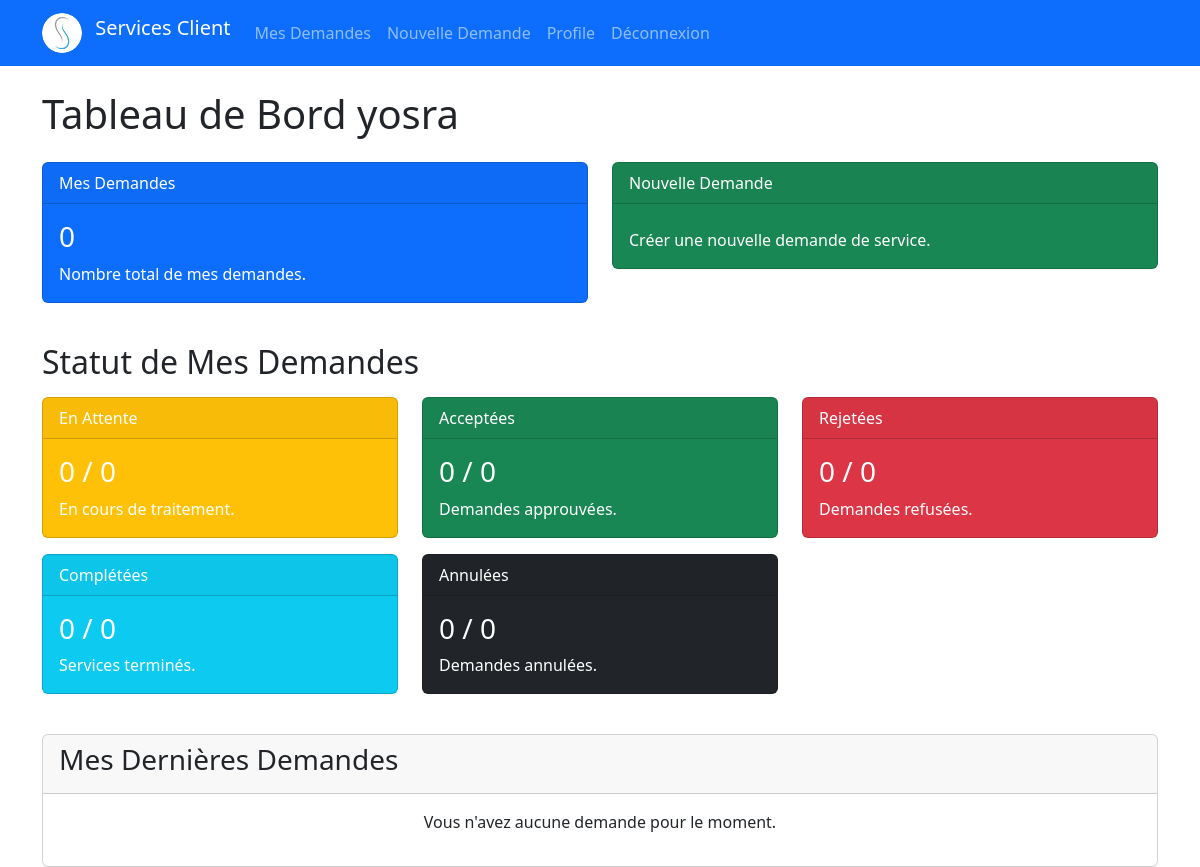
/admindashboard/client/ (signed in), run on an earlier commit of the app's database.
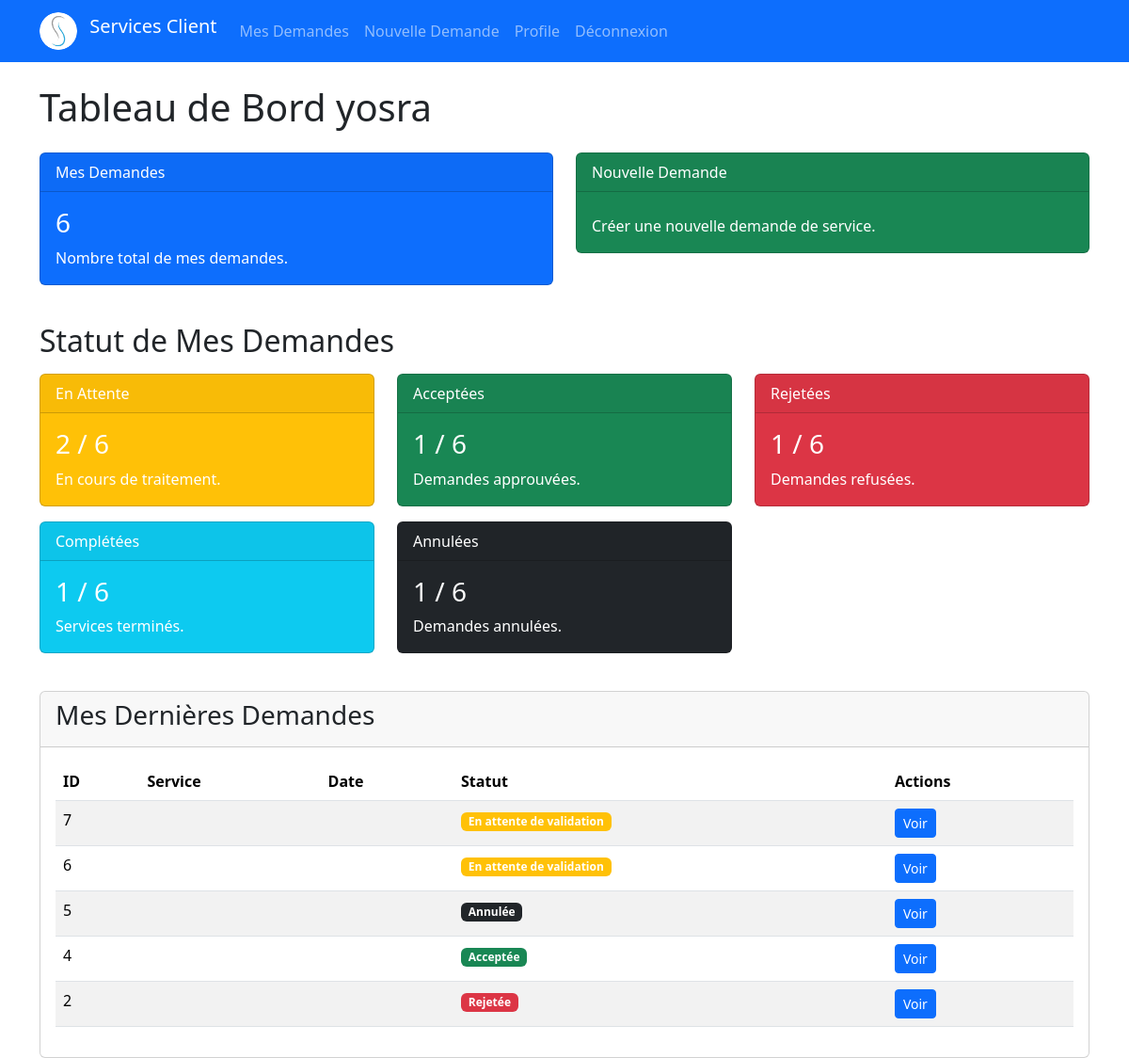
And on a later commit of the database.
### demande/models.py (models this page shows, shortened)
class Demande(models.Model):
    STATUT_CHOICES = [
        ('en_attente', 'En attente de validation'),
        ('acceptee', 'Acceptée'),
        ('rejetee', 'Rejetée'),
        ('completee', 'Complétée'),
        ('annulee', 'Annulée'), # Un client pourrait annuler
    ]
    client = models.ForeignKey(settings.AUTH_USER_MODEL, on_delete=models.CASCADE, related_name='demandes')
    article = models.ForeignKey(Article, on_delete=models.CASCADE, related_name='demandes_liees')
    details_service = models.TextField(help_text="Décrivez le service que vous demandez pour cet article.")
    statut = models.CharField(max_length=20, choices=STATUT_CHOICES, default='en_attente')
    date_demande = models.DateTimeField(auto_now_add=True)
    date_fixee = models.DateTimeField(null=True, blank=True, help_text="Date fixée par l'administrateur si la demande est acceptée.")
    validee_par = models.ForeignKey(settings.AUTH_USER_MODEL, on_delete=models.SET_NULL, null=True, blank=True, related_name='demandes_validees')
    class Meta:
        ordering = ['-date_demande'] # Trie les demandes par date de demande décroissante

### dashboard/views.py (the view)
# urls.py: path('client/', views.client_dashboard, name='client_dashboard'), # URL pour le tableau de bord client
@login_required
def client_dashboard(request):
    mes_demandes = Demande.objects.filter(client=request.user)
    context = {
        'page_title': 'Mon Tableau de Bord',
        'total_mes_demandes': mes_demandes.count(),
        'mes_demandes_en_attente': mes_demandes.filter(statut='en_attente').count(),
        'mes_demandes_acceptees': mes_demandes.filter(statut='acceptee').count(),
        'mes_demandes_rejetees': mes_demandes.filter(statut='rejetee').count(),
        'mes_demandes_completees': mes_demandes.filter(statut='completee').count(),
        'mes_demandes_annulees': mes_demandes.filter(statut='annulee').count(),
        'dernieres_demandes': mes_demandes.order_by('-date_demande')[:5]
    }
    return render(request, 'dashboard/client_dashboard.html', context)

### dashboard/templates/dashboard/client_dashboard.html (shortened to what the changed rows need)
{% extends 'base.html' %}
{% load static %}
{% block content %}
    <h1 class="mb-4">Tableau de Bord {{user.username}}</h1>
    <div class="row mb-4">
        <div class="col-md-6">
            <a href="{% url 'demande:my_demandes' %}" style="text-decoration: none;">
                <div class="card text-white bg-primary mb-3">
                    <div class="card-body">
                        <h5 class="card-title fs-3">{{ total_mes_demandes }}</h5>
                        <p class="card-text">Nombre total de mes demandes.</p>
                    </div>
                </div>
            </a>
        </div>
    </div>
    <h2 class="mb-3">Statut de Mes Demandes</h2>
    <div class="row">
        <div class="col-md-4">
            <a href="{% url 'demande:my_demandes' %}?statut=en_attente" style="text-decoration: none;">
                <div class="card text-white bg-warning mb-3">
                    <div class="card-body">
                        <h5 class="card-title fs-3">{{ mes_demandes_en_attente }} / {{ total_mes_demandes }}</h5>
                        <p class="card-text">En cours de traitement.</p>
                    </div>
                </div>
            </a>
        </div>
        <div class="col-md-4">
            <a href="{% url 'demande:my_demandes' %}?statut=acceptee" style="text-decoration: none;">
                <div class="card text-white bg-success mb-3">
                    <div class="card-body">
                        <h5 class="card-title fs-3">{{ mes_demandes_acceptees }} / {{ total_mes_demandes }}</h5>
                        <p class="card-text">Demandes approuvées.</p>
                    </div>
                </div>
            </a>
        </div>
        <div class="col-md-4">
            <a href="{% url 'demande:my_demandes' %}?statut=rejetee" style="text-decoration: none;">
                <div class="card text-white bg-danger mb-3">
                    <div class="card-body">
                        <h5 class="card-title fs-3">{{ mes_demandes_rejetees }} / {{ total_mes_demandes }}</h5>
                        <p class="card-text">Demandes refusées.</p>
                    </div>
                </div>
            </a>
        </div>
        <div class="col-md-4">
            <a href="{% url 'demande:my_demandes' %}?statut=completee" style="text-decoration: none;">
                <div class="card text-white bg-info mb-3">
                    <div class="card-body">
                        <h5 class="card-title fs-3">{{ mes_demandes_completees }} / {{ total_mes_demandes }}</h5>
                        <p class="card-text">Services terminés.</p>
                    </div>
                </div>
            </a>
        </div>
        <div class="col-md-4">
            <a href="{% url 'demande:my_demandes' %}?statut=annulee" style="text-decoration: none;">
                <div class="card text-white bg-dark mb-3">
                    <div class="card-body">
                        <h5 class="card-title fs-3">{{ mes_demandes_annulees }} / {{ total_mes_demandes }}</h5>
                        <p class="card-text">Demandes annulées.</p>
                    </div>
                </div>
            </a>
        </div>
    </div>
    <div class="row mt-4">
        <div class="col-12">
            <div class="card">
                <div class="card-body">
                    {% if dernieres_demandes %}
                        <div class="table-responsive">
                            <table class="table table-striped">
                                <thead>
                                    <tr>
                                        <th>ID</th>
                                        <th>Service</th>
                                        <th>Date</th>
                                        <th>Statut</th>
                                        <th>Actions</th>
                                    </tr>
                                </thead>
                                <tbody>
                                    {% for demande in dernieres_demandes %}
                                    <tr>
                                        <td>{{ demande.id }}</td>
                                        <td>{{ demande.service.nom }}</td>
                                        <td>{{ demande.date_creation|date:"d/m/Y" }}</td>
                                        <td>
                                            <span class="badge
                                                {% if demande.statut == 'en_attente' %}bg-warning
                                                {% elif demande.statut == 'acceptee' %}bg-success
                                                {% elif demande.statut == 'rejetee' %}bg-danger
                                                {% elif demande.statut == 'completee' %}bg-info
                                                {% else %}bg-dark{% endif %}">
                                                {{ demande.get_statut_display }}
                                            </span>
                                        </td>
                                        <td>
                                            <a href="{% url 'demande:view_my_demande' demande.id %}" class="btn btn-sm btn-primary">Voir</a>
                                        </td>
                                    </tr>
                                    {% endfor %}
                                </tbody>
                            </table>
                        </div>
                    {% else %}
                        <p class="text-center">Vous n'avez aucune demande pour le moment.</p>
                    {% endif %}
                </div>
            </div>
        </div>
    </div>
{% endblock %}

What changed in the data, as far as the page shows it:
added Demande: id "7", statut "En attente de validation"
added Demande: id "6", statut "En attente de validation"
added Demande: id "5", statut "Annulée"
added Demande: id "4", statut "Acceptée"
added Demande: id "2", statut "Rejetée"
Also different on the page:
{{ total_mes_demandes }}: "0" → "6"
{{ mes_demandes_en_attente }}: "0" → "2"
{{ mes_demandes_acceptees }}: "0" → "1"
{{ mes_demandes_rejetees }}: "0" → "1"
{{ mes_demandes_completees }}: "0" → "1"
{{ mes_demandes_annulees }}: "0" → "1"
text no longer shown: "Vous n'avez aucune demande pour le moment."
text now shown: "ID Service Date Statut Actions"
